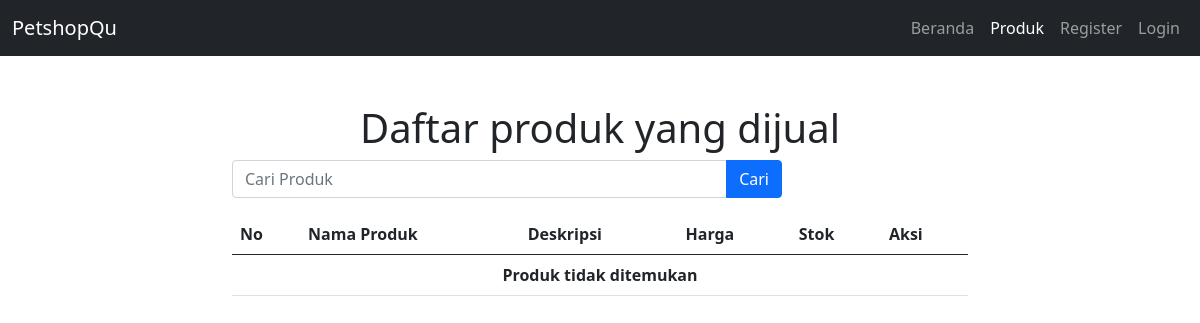
Page /index.php/produk on the earlier database version.
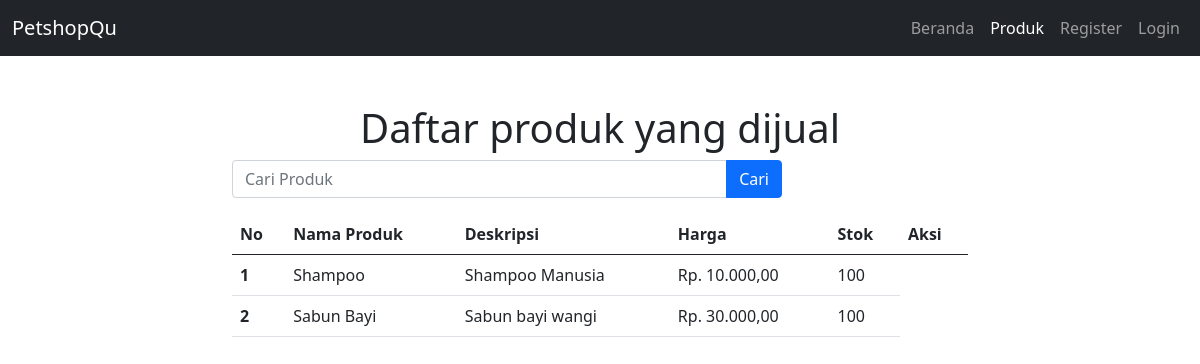
Same page on the later database version.
### tables this page shows
CREATE TABLE IF NOT EXISTS `produk` (
  `id_produk` int(2) NOT NULL AUTO_INCREMENT,
  `nama` varchar(25) NOT NULL,
  `harga` int(10) NOT NULL,
  `stok` int(3) NOT NULL,
  `deskripsi` varchar(100) NOT NULL,
  `created_at` date NOT NULL,
  `edited_at` date NOT NULL,
  PRIMARY KEY (`id_produk`)
);

### application/controllers/produk.php (called while the page is built, shortened)
<?php
class Produk extends CI_Controller {
	public function index()
	{
		$data['page'] = 'produk';
		$params = $this->input->get(NULL,TRUE);
		$data['params'] = $params;
		$data['produk'] = $this->Mdl_web->selectProduk($params);
		$this->load->view('v_produk',$data);
	}
}

### index.php (called while the page is built, shortened)
<?php
require_once BASEPATH.'core/CodeIgniter.php';

### application/models/Mdl_web.php (called while the page is built, shortened)
<?php
class Mdl_web extends CI_Model {
    public function selectProduk($data){
        $where ='';
        $results = $this->db->query('SELECT * FROM produk '.$where)->result();
        if($results){
            return $results;
        }
    }
}

### application/views/v_produk.php (the view, shortened to what this page needs)
<!doctype html>
<html lang="en">
<head>
  <link href="https://cdn.jsdelivr.net/npm/bootstrap@5.0.0-beta2/dist/css/bootstrap.min.css" rel="stylesheet"
>
</head>
<body>
  <?php $this->load->view('v_menu'); ?>
  <div class="container mt-5">
    <div class="row justify-content-center">
      <h1 class="text-center">Daftar produk yang dijual</h1>
      <div class="col col-8">
        <form method="get" action="<?php echo site_url('Produk/index') ?>" class="col-9">
            <div style="max-width: 550px;" class="input-group mb-3">
                <input type="text" class="form-control" name="nama" placeholder="Cari Produk" aria-label="Cari Produk"
                    aria-describedby="cari" value="<?php echo (isset($params['nama'])) ? $params['nama'] : '' ?>" >
                <button class="btn btn-primary" type="submit" id="cari">Cari</button>
            </div>
        </form>
        <table class="table">
          <thead>
            <tr>
              <th scope="col">No</th>
              <th scope="col">Nama Produk</th>
              <th scope="col">Deskripsi</th>
              <th scope="col">Harga</th>
              <th scope="col">Stok</th>
              <th scope="col">Aksi</th>
            </tr>
          </thead>
          <tbody>
          <?php if($produk){ ?>
                <?php for ($i=0; $i <count($produk) ; $i++) { ?>
                    <tr>
                        <th scope="row"><?php echo ($i+1) ?></th>
                        <td><?php echo $produk[$i]->nama ?></td>
                        <td><?php echo $produk[$i]->deskripsi ?></td>
                        <td>Rp. <?php echo number_format($produk[$i]->harga,2,',','.') ?></td>
                        <td><?php echo $produk[$i]->stok ?></td>
                    </tr>
                <?php } ?>
            <?php }else{ ?>
                <tr><th colspan="6" style="text-align:center;"> Produk tidak ditemukan </th>
            <?php } ?>
          </tbody>
        </table>
      </div>
    </div>
  </div>
</body>
</html>

### application/views/v_menu.php (shortened to what this page needs)
<?php if($this->session->userdata('id_user')){ ?>
    <nav class="navbar navbar-expand-lg navbar-dark sticky-top bg-dark">
        <div class="container-fluid">
            <a class="navbar-brand" href="<?php echo base_url() ?>">PetshopQu</a>
            <button class="navbar-toggler" type="button" data-bs-toggle="collapse" data-bs-target="#navbarNavAltMarkup"
                aria-controls="navbarNavAltMarkup" aria-expanded="false" aria-label="Toggle navigation">
                <span class="navbar-toggler-icon"></span>
            </button>
            <div class="collapse navbar-collapse" id="navbarNavAltMarkup">
                <div class="navbar-nav ms-auto">
                    <a class="nav-link <?php echo ($page=='home') ? 'active' : '' ?>" <?php echo ($page=='home') ? 'aria-current="page"' : '' ?> href="<?php echo base_url();?>">Beranda</a>
                    <?php if($this->session->userdata('role') == '1'){ ?>
                        <a class="nav-link <?php echo ($page=='produk') ? 'active' : '' ?>" <?php echo ($page=='produk') ? 'aria-current="page"' : '' ?> href="<?php echo base_url();?>Admin/produk">Produk</a>
                        <a class="nav-link <?php echo ($page=='user') ? 'active' : '' ?>" <?php echo ($page=='user') ? 'aria-current="page"' : '' ?> href="<?php echo base_url(); ?>Admin/user">User</a>
                    <?php }else{ ?>
                        <a class="nav-link <?php echo ($page=='produk') ? 'active' : '' ?>" <?php echo ($page=='produk') ? 'aria-current="page"' : '' ?> href="<?php echo base_url();?>produk">Produk</a>
                    <?php } ?>
                    <a class="nav-link" href="<?php echo base_url(); ?>auth/logout">Logout</a>
                </div>
            </div>
        </div>
    </nav>
<?php }else{ ?>
    <nav class="navbar navbar-expand-lg navbar-dark sticky-top bg-dark">
        <div class="container-fluid">
            <a class="navbar-brand" href="<?php echo base_url() ?>">PetshopQu</a>
            <div class="collapse navbar-collapse" id="navbarNavAltMarkup">
                <div class="navbar-nav ms-auto">
                    <a class="nav-link <?php echo ($page=='home') ? 'active' : '' ?>" <?php echo ($page=='home') ? 'aria-current="page"' : '' ?> href="<?php echo base_url();?>">Beranda</a>
                    <a class="nav-link <?php echo ($page=='produk') ? 'active' : '' ?>" <?php echo ($page=='produk') ? 'aria-current="page"' : '' ?> href="<?php echo base_url();?>produk">Produk</a>
                    <a class="nav-link <?php echo ($page=='register') ? 'active' : '' ?>" <?php echo ($page=='register') ? 'aria-current="page"' : '' ?> href="<?php echo base_url();?>auth/register">Register</a>
                    <a class="nav-link <?php echo ($page=='login') ? 'active' : '' ?>" <?php echo ($page=='login') ? 'aria-current="page"' : '' ?> href="<?php echo base_url();?>auth">Login</a>
                </div>
            </div>
        </div>
    </nav>
<?php } ?>

Differences in the rows shown:
added produk: nama "Shampoo", deskripsi "Shampoo Manusia", harga "10.000,00", stok "100"
added produk: nama "Sabun Bayi", deskripsi "Sabun bayi wangi", harga "30.000,00", stok "100"
Other differences:
text no longer shown: "Produk tidak ditemukan"
